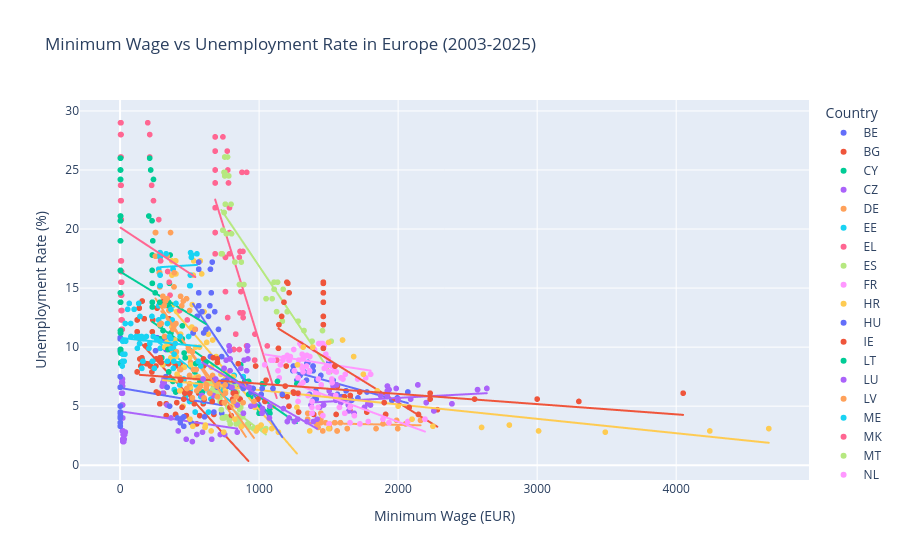

Write notebook code for a chart like this one.
### Markdown cell above
### Figure 3: Minimum Wage vs Unemployment Rate with OLS Trendline

This interactive scatter plot adds an OLS trendline to summarize the average relationship between minimum wages and unemployment rates. The trendline suggests a negative association in the pooled data: higher minimum wages are associated with lower unemployment rates on average. However, the points remain widely dispersed around the line, so the relationship should be interpreted as correlation rather than causation. This motivates the use of additional control variables in the next part of the analysis.

### Code cell
import plotly.express as px

fig = px.scatter(
    panel_final,
    x='min_wage_eur',
    y='unemployment_rate',
    color='geo',
    hover_data=['geo', 'year', 'min_wage_eur', 'unemployment_rate'],
    title='Minimum Wage vs Unemployment Rate in Europe (2003-2025)',
    labels={
        'min_wage_eur': 'Minimum Wage (EUR)',
        'unemployment_rate': 'Unemployment Rate (%)',
        'geo': 'Country'
    },
    trendline='ols'
)

fig.show()
